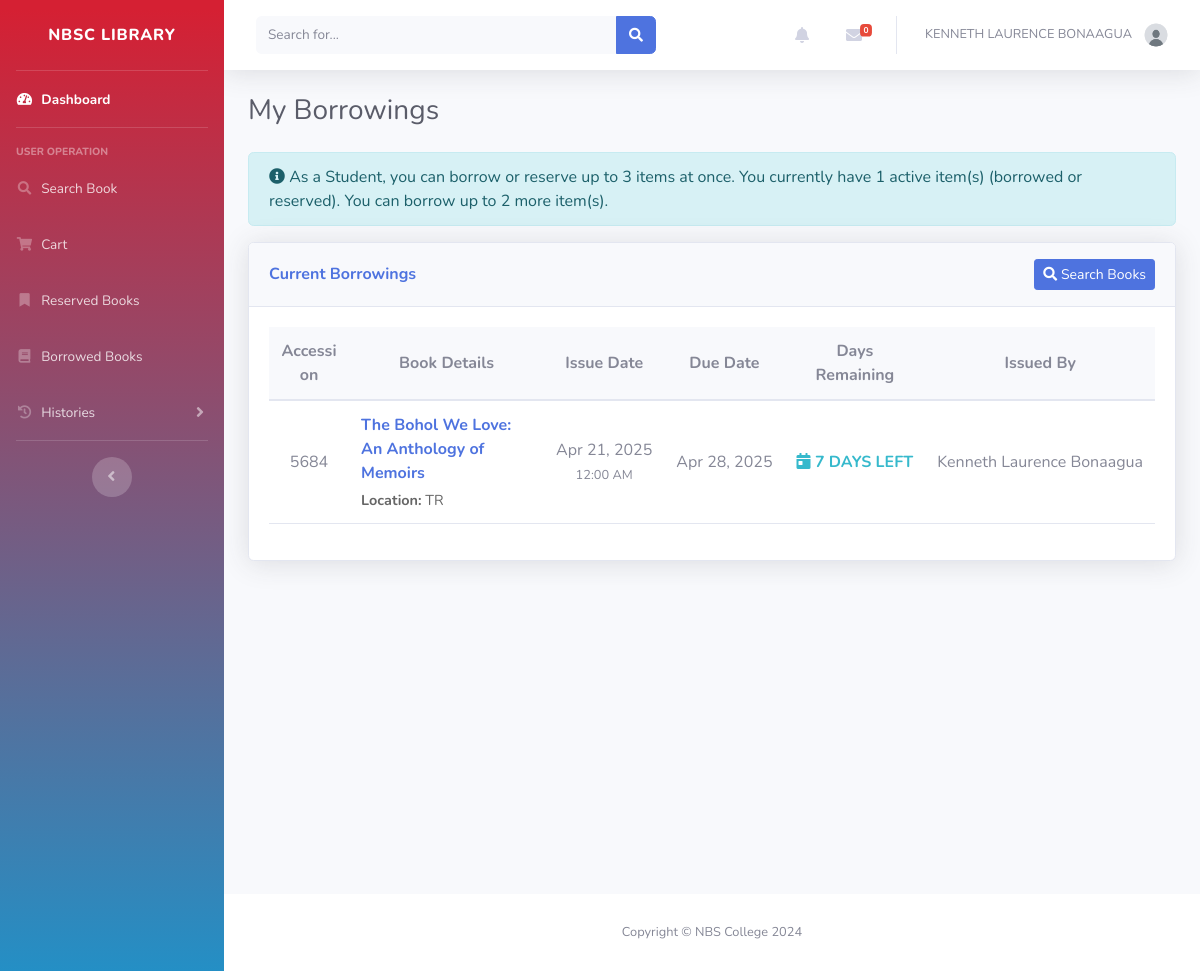
The page /user/borrowed_books.php (signed in) on the database its author committed.
### tables this page shows
CREATE TABLE `users` (
  `id` int(11) NOT NULL,
  `school_id` int(11) DEFAULT NULL,
  `firstname` varchar(100) DEFAULT NULL,
  `middle_init` varchar(100) DEFAULT NULL,
  `lastname` varchar(100) DEFAULT NULL,
  `email` varchar(100) DEFAULT NULL,
  `password` varchar(100) DEFAULT NULL,
  `contact_no` varchar(100) DEFAULT NULL,
  `user_image` varchar(100) DEFAULT NULL,
  `department` varchar(225) DEFAULT NULL,
  `usertype` varchar(100) DEFAULT NULL,
  `address` varchar(100) DEFAULT NULL,
  `id_type` varchar(100) DEFAULT NULL,
  `id_image` varchar(100) DEFAULT NULL,
  `date_added` date DEFAULT NULL,
  `status` varchar(100) DEFAULT NULL,
  `last_update` date DEFAULT NULL,
  `reset_token` varchar(255) NOT NULL,
  `reset_expires` datetime NOT NULL DEFAULT current_timestamp() ON UPDATE current_timestamp()
);

CREATE TABLE `borrowings` (
  `id` int(225) NOT NULL,
  `user_id` int(225) DEFAULT NULL,
  `book_id` int(225) DEFAULT NULL,
  `status` varchar(100) DEFAULT NULL,
  `issue_date` date DEFAULT NULL,
  `issued_by` int(11) DEFAULT NULL,
  `due_date` date DEFAULT NULL,
  `return_date` date DEFAULT NULL,
  `recieved_by` int(11) DEFAULT NULL,
  `report_date` date DEFAULT NULL,
  `replacement_date` date DEFAULT NULL,
  `reminder_sent` tinyint(4) DEFAULT NULL
);

CREATE TABLE `books` (
  `id` int(11) NOT NULL,
  `accession` int(11) NOT NULL,
  `title` varchar(100) DEFAULT NULL,
  `preferred_title` varchar(100) DEFAULT NULL,
  `parallel_title` varchar(100) DEFAULT NULL,
  `subject_category` varchar(100) DEFAULT NULL,
  `program` varchar(50) DEFAULT NULL,
  `subject_detail` varchar(9999) DEFAULT NULL,
  `summary` varchar(1000) DEFAULT NULL,
  `contents` varchar(1000) DEFAULT NULL,
  `front_image` varchar(100) DEFAULT NULL,
  `back_image` varchar(100) DEFAULT NULL,
  `dimension` varchar(100) DEFAULT NULL,
  `series` varchar(100) DEFAULT NULL,
  `volume` varchar(100) DEFAULT NULL,
  `part` varchar(20) DEFAULT NULL,
  `edition` varchar(100) DEFAULT NULL,
  `copy_number` int(225) DEFAULT NULL,
  `total_pages` varchar(100) DEFAULT NULL,
  `supplementary_contents` varchar(100) DEFAULT NULL,
  `ISBN` varchar(100) DEFAULT NULL,
  `content_type` varchar(100) DEFAULT NULL,
  `media_type` varchar(100) DEFAULT NULL,
  `carrier_type` varchar(100) DEFAULT NULL,
  `call_number` varchar(100) DEFAULT NULL,
  `URL` varchar(225) DEFAULT NULL,
  `language` varchar(100) DEFAULT NULL,
  `shelf_location` varchar(100) DEFAULT NULL,
  `entered_by` int(225) DEFAULT NULL,
  `date_added` date DEFAULT NULL,
  `status` varchar(100) DEFAULT NULL,
  `updated_by` int(11) DEFAULT NULL,
  `last_update` date DEFAULT NULL
);

### User/borrowed_books.php (the view, shortened to what this page needs)
<?php
include '../db.php';
$user_id = isset($_SESSION['user_id']) ? $_SESSION['user_id'] : $_SESSION['id'];
$userTypeQuery = "SELECT usertype FROM users WHERE id = ?";
$stmt = $conn->prepare($userTypeQuery);
$stmt->bind_param('i', $user_id);
$stmt->execute();
$userTypeResult = $stmt->get_result();
$userType = 'Student';
$maxItems = 3;
if ($userTypeResult->num_rows > 0) {
    $userType = $userTypeResult->fetch_assoc()['usertype'];
}
$activeBorrowingsQuery = "SELECT COUNT(*) as count FROM borrowings
                         WHERE user_id = ? AND status = 'Active'";
$stmt = $conn->prepare($activeBorrowingsQuery);
$stmt->bind_param('i', $user_id);
$stmt->execute();
$activeBorrowingsResult = $stmt->get_result();
$activeBorrowings = $activeBorrowingsResult->fetch_assoc()['count'];
$activeReservationsQuery = "SELECT COUNT(*) as count FROM reservations
                          WHERE user_id = ? AND status IN ('Pending', 'Ready', 'Reserved')";
$stmt = $conn->prepare($activeReservationsQuery);
$stmt->bind_param('i', $user_id);
$stmt->execute();
$activeReservationsResult = $stmt->get_result();
$activeReservations = $activeReservationsResult->fetch_assoc()['count'];
$currentTotal = $activeBorrowings + $activeReservations;
$remainingSlots = $maxItems - $currentTotal;
$query = "SELECT
    br.id,
    b.id as book_id,
    b.title,
    b.ISBN,
    b.series,
    b.volume,
    b.part,
    b.edition,
    b.shelf_location,
    b.accession,
    br.issue_date,
    br.due_date,
    br.status,
    CONCAT(a.firstname, ' ', a.lastname) as issued_by_name
FROM borrowings br
JOIN books b ON br.book_id = b.id
LEFT JOIN admins a ON br.issued_by = a.id
WHERE br.user_id = ? AND br.status = 'Active'
ORDER BY br.due_date ASC";
$stmt = $conn->prepare($query);
$stmt->bind_param('i', $user_id);
$stmt->execute();
$result = $stmt->get_result();
include 'inc/header.php';
?>
<head>
</head>
<div id="content" class="d-flex flex-column min-vh-100">
    <div class="container-fluid">
        <div class="d-sm-flex align-items-center justify-content-between mb-4">
            <h1 class="h3 mb-0 text-gray-800">My Borrowings</h1>
        </div>
        <div class="alert alert-info" role="alert">
            <i class="fas fa-info-circle me-2"></i>
            As a <?php echo $userType; ?>, you can borrow or reserve up to <?php echo $maxItems; ?> items at once.
            You currently have <?php echo $currentTotal; ?> active item(s) (borrowed or reserved).
            <?php if ($remainingSlots > 0): ?>
                You can borrow up to <?php echo $remainingSlots; ?> more item(s).
            <?php else: ?>
                You cannot borrow any more items until you return some.
            <?php endif; ?>
        </div>
        <div class="card shadow mb-4">
            <div class="card-header py-3 d-flex justify-content-between align-items-center">
                <h6 class="m-0 font-weight-bold text-primary">Current Borrowings</h6>
                <a href="searchbook.php" class="btn btn-primary btn-sm">
                    <i class="fas fa-search"></i> Search Books
                </a>
            </div>
            <div class="card-body">
                <?php if ($result && $result->num_rows > 0): ?>
                <div class="table-responsive">
                    <table class="table table-no-lines" id="dataTable" width="100%" cellspacing="0">
                        <thead>
                            <tr>
                                <th class="text-center accession-column">Accession</th>
                                <th class="text-center details-column">Book Details</th>
                                <th class="text-center date-column">Issue Date</th>
                                <th class="text-center date-column">Due Date</th>
                                <th class="text-center status-column">Days Remaining</th>
                                <th class="text-center">Issued By</th>
                            </tr>
                        </thead>
                        <tbody>
                            <?php while ($row = $result->fetch_assoc()):
                                $due_date = new DateTime($row['due_date']);
                                $today = new DateTime(date('Y-m-d'));
                                $days_left = $today->diff($due_date)->days;
                                $is_overdue = $today > $due_date;
                            ?>
                                <tr>
                                    <td class="text-center accession-column">
                                        <?php echo htmlspecialchars($row['accession']); ?>
                                    </td>
                                    <td class="book-details details-column">
                                        <div class="book-details-title">
                                            <?php echo htmlspecialchars($row['title']); ?>
                                        </div>
                                        <div class="book-details-info">
                                            <strong>Location:</strong> <?php echo htmlspecialchars($row['shelf_location']); ?>
                                        </div>
                                    </td>
                                    <td class="text-center date-column">
                                        <?php echo date('M j, Y', strtotime($row['issue_date'])); ?>
                                        <br>
                                        <small><?php echo date('h:i A', strtotime($row['issue_date'])); ?></small>
                                    </td>
                                    <td class="text-center date-column">
                                        <?php echo date('M j, Y', strtotime($row['due_date'])); ?>
                                    </td>
                                    <td class="text-center status-column">
                                        <?php if ($is_overdue): ?>
                                            <div class="days-remaining text-danger">
                                                <i class="fas fa-exclamation-triangle"></i>
                                                OVERDUE BY <?php echo $days_left; ?> DAY<?php echo $days_left > 1 ? 'S' : ''; ?>
                                            </div>
                                        <?php else: ?>
                                            <div class="days-remaining <?php echo $days_left <= 2 ? 'text-warning' : 'text-info'; ?>">
                                                <i class="fas fa-calendar-day"></i>
                                                <?php echo $days_left; ?> DAY<?php echo $days_left > 1 ? 'S' : ''; ?> LEFT
                                            </div>
                                        <?php endif; ?>
                                    </td>
                                    <td class="text-center">
                                        <?php echo htmlspecialchars($row['issued_by_name']); ?>
                                    </td>
                                </tr>
                            <?php endwhile; ?>
                        </tbody>
                    </table>
                </div>
                <?php endif; ?>
            </div>
        </div>
    </div>
</div>
<?php include 'inc/footer.php'; ?>

### User/borrowed_books.php (style rules this page uses)
.table-responsive { overflow-x: auto; -webkit-overflow-scrolling: touch; width: 100%; }
.table-responsive table td { white-space: nowrap; overflow: hidden; text-overflow: ellipsis; }
.table-responsive table td.book-details { white-space: normal; }
.book-details-title { font-weight: bold; color: #4e73df; margin-bottom: 5px; }
.book-details-info { color: #666; font-size: 0.9em; }
.table-responsive table td, .table-responsive table th { vertical-align: middle !important; }
.table-responsive table th.accession-column, .table-responsive table td.accession-column { width: 8% !important; max-width: 80px !important; }
.table-responsive table th.details-column, .table-responsive table td.details-column { width: 30% !important; }
.table-responsive table th.date-column, .table-responsive table td.date-column { width: 12% !important; }
.table-responsive table th.status-column, .table-responsive table td.status-column { width: 15% !important; }
.days-remaining { font-size: 16px; font-weight: bold; }
.table-no-lines { border-collapse: collapse; }
.table-no-lines th, .table-no-lines td { border: none; border-bottom: 1px solid #e3e6f0; }
.table-no-lines thead th { border-bottom: 2px solid #e3e6f0; background-color: #f8f9fc; }

### rows shown on the page
users: usertype "Student"
borrowings: book.accession "5684", book.title "The Bohol We Love: An Anthology of Memoirs", book.shelf_location "TR", issue_date "Apr 21, 2025", issue_date "12:00 AM", due_date "Apr 28, 2025", shows "S", issued_by_name "Kenneth Laurence Bonaagua"

### other values the page prints
$_SESSION['firstname'] "KENNETH LAURENCE"
$_SESSION['lastname'] "BONAAGUA"
$maxItems "3"
$currentTotal "1"
$remainingSlots "2"
